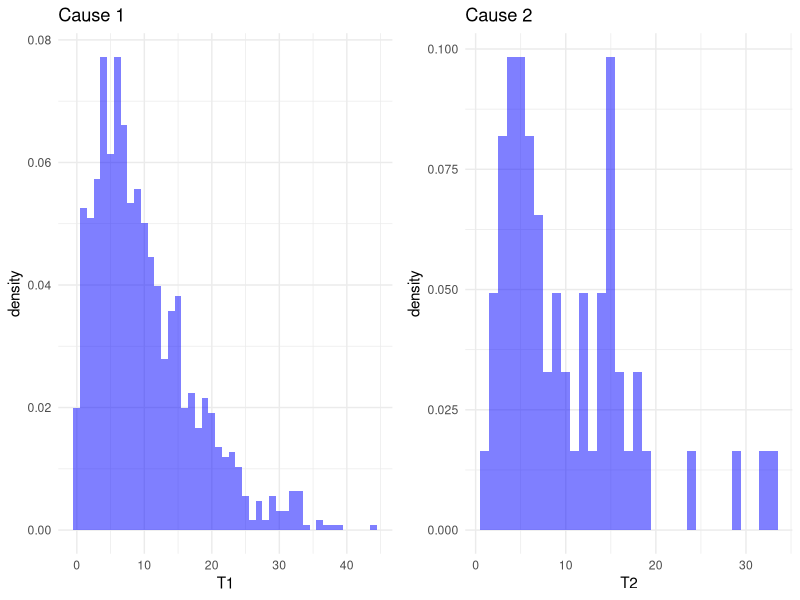

The R script that drew this image:
## ---- chunk 1
knitr::opts_chunk$set(echo = TRUE)
# Libraries
library(gridExtra)
library(tidyverse)
## ---- chunk 2
n <- 1700

X0 <- rbinom(n, 1, 0.1627)
X1 <- rpois(n, 35)
L0 <- cbind(X0, X1)

# Effekt
alpha <- c(0, 0)
beta <- c(0.5816, -0.1)
## ---- chunk 3
# Parameters
lambda <- 0.0271
v <- 1.3841

# Specify hazard functions
weib_haz <- function(t) lambda * v * t ^ (v - 1)
weib_cum_haz <- function(t) lambda * t ^ v 

# Cause specific hazard functions
haz1 <- function(t) weib_haz(t) * exp(L0 %*% alpha)
haz2 <- function(t) weib_haz(t) * exp(L0 %*% beta)
## ---- chunk 4
# CDF of time to any event T
F_func <- function(t, x) {
  1 - exp( - (weib_cum_haz(t) * exp(t(alpha) %*% x) + 
            weib_cum_haz(t) * exp(t(beta) %*% x)))
}

# Inverse of the distribution function

inverse_F <- function(p, x, lower_bound = 0, upper_bound = 100) {
  # Define the root-finding function (F(t) - p)
  root_function <- function(t) {
    F_func(t, x) - p
  }
  # Use uniroot to find the value of t such that F(t) = y
  result <- uniroot(root_function, lower = lower_bound, upper = upper_bound)
  
  # Return the value of t
  return(result$root)
}
## ---- chunk 5
# Simulating uniform random variables
Z <- runif(n)
# Simulating event times
Ts <-  numeric(n)
for(i in 1:n){
  Ts[i] <- inverse_F(p = Z[i], x = L0[i,])
}

# Simulating censoring
censoring_time <- rweibull(n, 1.3841, 1/0.0271)
# The event variable
event <- ifelse(Ts <= censoring_time, 1, 0)
## ---- chunk 6
# The probability of cause of event being 1
p1 <- haz1(Ts) / (haz1(Ts) + haz2(Ts))

cause_type <- ifelse(event == 1, rbinom(n, 1, 1 - p1) + 1, 0) # 1 indicates cause 1, 2 indicates cause of event being 2

# Cause specific event times
T1 <- Ts[cause_type == 1]
T2 <- Ts[cause_type == 2]
## ---- chunk 7
plot_1 <- ggplot(data = data.frame(T1 = T1), aes(x = T1, y = ..density..)) + 
  geom_histogram(binwidth = 1, fill = "blue", alpha = 0.5) + 
  theme_minimal()+
  labs(title = "Cause 1")

plot_2 <- ggplot(data = data.frame(T2 = T2), aes(x = T2, y = ..density..)) + 
  geom_histogram(binwidth = 1, fill = "blue", alpha = 0.5) + 
  theme_minimal()+
  labs(title = "Cause 2")

grid.arrange(plot_1, plot_2, ncol = 2)
## ---- chunk 8
tibble(
  Id = n,
  X0 = X0,
  X1 = X1,
  "Time to event" = Ts,
  "Cause" = cause_type
)
## ---- chunk 9
N <- 100
## ---- chunk 10
eta <- 0.1
nu <- 1.2
## ---- chunk 11
# Effects
alpha <- c("a" = 0.1, "d" = 0.2, "c" = 0.3)


lambda <- function(t, x, k) {
  eta * nu * t ^ (nu - 1) * phi(t, x, k)
}

phi <- function(t, x, k) {
  if(x == "a" & k == 2){
    return(0)
  }
  exp(L0 * alpha[x])
}
## ---- chunk 12
sum_cum_haz <- function(u, t, k) {
  term <- eta * (phi(t,"a",k) + phi(t, "d", k) + phi(t, "c", k))
  term * ((t + u) ^ nu - t ^ nu)
}

sum_cum_haz_inv <- function(u, t, k) {
  term <- eta * (phi(t,"a",k) + phi(t, "d", k) + phi(t, "c", k))
  ((u + term * t ^ nu) / term ) ^ (1/nu) - t
}
## ---- chunk 13
probs <- function(t, k){
  summ <- phi(t,"a",k) + phi(t, "d", k) + phi(t, "c", k)
  c(phi(t, "a", k) / summ, phi(t, "d", k) / summ, phi(t, "c", k) / summ)
} 
## ---- chunk 14
res <- tibble(ID = numeric(), L0 = numeric(), Time = numeric(), Delta = numeric())

set.seed(98)

for(j in 1:N){
  
  # Draw
  L0 <- runif(1)
  
  # Initialize
  T_k1 <- 0
  Delta <- 0
  
  # Iterate
  
  Ts <- c()
  Deltas <- c()
  k <- 1
  
  while(Delta == 0){
    V <- runif(1)
    W_k1 <- sum_cum_haz_inv(-log(V), L0, k)
    T_k1 <- T_k1 + W_k1
    Ts[k] <- T_k1
    Deltas[k] <- sample(c(0,1,2), size = 1, prob = probs(T_k1, k))
    print(probs(T_k1, k))
    Delta <- Deltas[k]
    k <- k + 1
  }
  
  jth_res <- tibble(ID = rep(j, length(Ts)), 
                    L0 = rep(L0,length(Ts)), 
                    Time = Ts, 
                    Delta = Deltas) 
  res <- bind_rows(res, jth_res)
}

res

table(res$Delta)
## ---- chunk 15
N <- 100
eta <- 0.1
nu <- 1.2
alpha <- c("a" = 0.1, "d" = 0.2, "c" = 0.3)

sur_sim <- function(N, alpha, eta, nu) {
  
  # Intensities

  phi <- function(t, x, k) {
    if(x == "a" & k == 2){
      return(0)
    }
    exp(L0 * alpha[x])
  }
  
  # Inverse Summed Cumulative hazard

  sum_cum_haz_inv <- function(u, t, k) {
    term <- eta * (phi(t,"a",k) + phi(t, "d", k) + phi(t, "c", k))
    ((u + term * t ^ nu) / term ) ^ (1/nu) - t
  }
  
  # Event probabilities
  probs <- function(t, k){
    summ <- phi(t,"a",k) + phi(t, "d", k) + phi(t, "c", k)
    c(phi(t, "a", k) / summ, phi(t, "d", k) / summ, phi(t, "c", k) / summ)
  }
  
  # Simulation
  res <- tibble(ID = numeric(), L0 = numeric(), Time = numeric(), Delta = numeric())

  for(j in 1:N){
    
    # Draw
    L0 <- runif(1)
    
    # Initialize
    T_k1 <- 0
    Delta <- 0
    
    # Iterate
    Ts <- c()
    Deltas <- c()
    k <- 1
    
    while(Delta == 0){
      V <- runif(1)
      W_k1 <- sum_cum_haz_inv(-log(V), T_k1, k)
      T_k1 <- T_k1 + W_k1
      Ts[k] <- T_k1
      Deltas[k] <- sample(c(0,1,2), size = 1, prob = probs(T_k1, k))
      Delta <- Deltas[k]
      k <- k + 1
    }
    
    jth_res <- tibble(ID = rep(j, length(Ts)), 
                      L0 = rep(L0,length(Ts)), 
                      Time = Ts, 
                      Delta = Deltas) 
    res <- bind_rows(res, jth_res)
  }
  return(res)
}
## ---- chunk 16
sur_sim(N, alpha, eta, nu)
